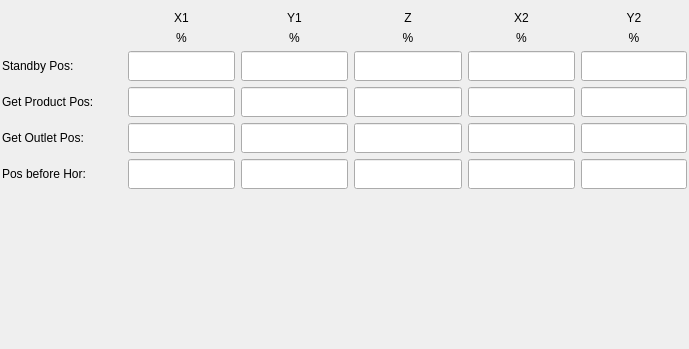
     <widget class="QWidget" name="scrollAreaWidgetContents_3">
      <property name="geometry">
       <rect>
        <x>0</x>
        <y>0</y>
        <width>689</width>
        <height>349</height>
       </rect>
      </property>
      <layout class="QVBoxLayout" name="verticalLayout_5">
       <property name="leftMargin">
        <number>2</number>
       </property>
       <property name="rightMargin">
        <number>2</number>
       </property>
       <property name="bottomMargin">
        <number>2</number>
       </property>
       <item>
        <layout class="QGridLayout" name="gridLayout_4">
         <item row="0" column="1">
          <widget class="QLabel" name="pIX1Label_4">
           <property name="sizePolicy">
            <sizepolicy hsizetype="Preferred" vsizetype="Preferred">
             <horstretch>0</horstretch>
             <verstretch>0</verstretch>
            </sizepolicy>
           </property>
           <property name="text">
            <string>X1</string>
           </property>
           <property name="alignment">
            <set>Qt::AlignCenter</set>
           </property>
          </widget>
         </item>
         <item row="0" column="2">
          <widget class="QLabel" name="pIY1Label_4">
           <property name="sizePolicy">
            <sizepolicy hsizetype="Preferred" vsizetype="Preferred">
             <horstretch>0</horstretch>
             <verstretch>0</verstretch>
            </sizepolicy>
           </property>
           <property name="text">
            <string>Y1</string>
           </property>
           <property name="alignment">
            <set>Qt::AlignCenter</set>
           </property>
          </widget>
         </item>
         <item row="0" column="3">
          <widget class="QLabel" name="label_19">
           <property name="sizePolicy">
            <sizepolicy hsizetype="Preferred" vsizetype="Preferred">
             <horstretch>0</horstretch>
             <verstretch>0</verstretch>
            </sizepolicy>
           </property>
           <property name="text">
            <string>Z</string>
           </property>
           <property name="alignment">
            <set>Qt::AlignCenter</set>
           </property>
          </widget>
         </item>
         <item row="0" column="4">
          <widget class="QLabel" name="pIX2Label_3">
           <property name="sizePolicy">
            <sizepolicy hsizetype="Preferred" vsizetype="Preferred">
             <horstretch>0</horstretch>
             <verstretch>0</verstretch>
            </sizepolicy>
           </property>
           <property name="text">
            <string>X2</string>
           </property>
           <property name="alignment">
            <set>Qt::AlignCenter</set>
           </property>
          </widget>
         </item>
         <item row="0" column="5" colspan="2">
          <widget class="QLabel" name="pIY2Label_3">
           <property name="sizePolicy">
            <sizepolicy hsizetype="Preferred" vsizetype="Preferred">
             <horstretch>0</horstretch>
             <verstretch>0</verstretch>
            </sizepolicy>
           </property>
           <property name="text">
            <string>Y2</string>
           </property>
           <property name="alignment">
            <set>Qt::AlignCenter</set>
           </property>
          </widget>
         </item>
         <item row="1" column="1">
          <widget class="QLabel" name="pIX1SpeedLabel">
           <property name="sizePolicy">
            <sizepolicy hsizetype="Preferred" vsizetype="Preferred">
             <horstretch>0</horstretch>
             <verstretch>0</verstretch>
            </sizepolicy>
           </property>
           <property name="text">
            <string>%</string>
           </property>
           <property name="alignment">
            <set>Qt::AlignCenter</set>
           </property>
          </widget>
         </item>
         <item row="1" column="3">
          <widget class="QLabel" name="pIZSpeedLabel">
           <property name="sizePolicy">
            <sizepolicy hsizetype="Preferred" vsizetype="Preferred">
             <horstretch>0</horstretch>
             <verstretch>0</verstretch>
            </sizepolicy>
           </property>
           <property name="text">
            <string>%</string>
           </property>
           <property name="alignment">
            <set>Qt::AlignCenter</set>
           </property>
          </widget>
         </item>
         <item row="1" column="4">
          <widget class="QLabel" name="pIX2SpeedLabel">
           <property name="sizePolicy">
            <sizepolicy hsizetype="Preferred" vsizetype="Preferred">
             <horstretch>0</horstretch>
             <verstretch>0</verstretch>
            </sizepolicy>
           </property>
           <property name="text">
            <string>%</string>
           </property>
           <property name="alignment">
            <set>Qt::AlignCenter</set>
           </property>
          </widget>
         </item>
         <item row="2" column="1">
          <widget class="ICLineEditWithVirtualNumericKeypad" name="stdSpeedX1">
           <property name="minimumSize">
            <size>
             <width>0</width>
             <height>30</height>
            </size>
           </property>
           <property name="maximumSize">
            <size>
             <width>16777215</width>
             <height>30</height>
            </size>
           </property>
          </widget>
         </item>
         <item row="1" column="5" colspan="2">
          <widget class="QLabel" name="pIY2SpeedLabel">
           <property name="sizePolicy">
            <sizepolicy hsizetype="Preferred" vsizetype="Preferred">
             <horstretch>0</horstretch>
             <verstretch>0</verstretch>
            </sizepolicy>
           </property>
           <property name="text">
            <string>%</string>
           </property>
           <property name="alignment">
            <set>Qt::AlignCenter</set>
           </property>
          </widget>
         </item>
         <item row="2" column="0">
          <widget class="QLabel" name="label_20">
           <property name="minimumSize">
            <size>
             <width>120</width>
             <height>0</height>
            </size>
           </property>
           <property name="maximumSize">
            <size>
             <width>120</width>
             <height>16777215</height>
            </size>
           </property>
           <property name="text">
            <string>Standby Pos:</string>
           </property>
          </widget>
         </item>
         <item row="5" column="1">
          <widget class="ICLineEditWithVirtualNumericKeypad" name="speedBHorX1">
           <property name="minimumSize">
            <size>
             <width>0</width>
             <height>30</height>
            </size>
           </property>
           <property name="maximumSize">
            <size>
             <width>16777215</width>
             <height>30</height>
            </size>
           </property>
          </widget>
         </item>
         <item row="3" column="2">
          <widget class="ICLineEditWithVirtualNumericKeypad" name="getProductSpeedY1">
           <property name="minimumSize">
            <size>
             <width>0</width>
             <height>30</height>
            </size>
           </property>
           <property name="maximumSize">
            <size>
             <width>16777215</width>
             <height>30</height>
            </size>
           </property>
          </widget>
         </item>
         <item row="4" column="2">
          <widget class="ICLineEditWithVirtualNumericKeypad" name="getOutletSpeedY1">
           <property name="minimumSize">
            <size>
             <width>0</width>
             <height>30</height>
            </size>
           </property>
           <property name="maximumSize">
            <size>
             <width>16777215</width>
             <height>30</height>
            </size>
           </property>
          </widget>
         </item>
         <item row="5" column="2">
          <widget class="ICLineEditWithVirtualNumericKeypad" name="speedBHorY1">
           <property name="minimumSize">
            <size>
             <width>0</width>
             <height>30</height>
            </size>
           </property>
           <property name="maximumSize">
            <size>
             <width>16777215</width>
             <height>30</height>
            </size>
           </property>
          </widget>
         </item>
         <item row="5" column="3">
          <widget class="ICLineEditWithVirtualNumericKeypad" name="speedBHorZ">
           <property name="minimumSize">
            <size>
             <width>0</width>
             <height>30</height>
            </size>
           </property>
           <property name="maximumSize">
            <size>
             <width>16777215</width>
             <height>30</height>
            </size>
           </property>
          </widget>
         </item>
         <item row="3" column="3">
          <widget class="ICLineEditWithVirtualNumericKeypad" name="getProductSpeedZ">
           <property name="minimumSize">
            <size>
             <width>0</width>
             <height>30</height>
            </size>
           </property>
           <property name="maximumSize">
            <size>
             <width>16777215</width>
             <height>30</height>
            </size>
           </property>
          </widget>
         </item>
         <item row="4" column="3">
          <widget class="ICLineEditWithVirtualNumericKeypad" name="getOutletSpeedZ">
           <property name="minimumSize">
            <size>
             <width>0</width>
             <height>30</height>
            </size>
           </property>
           <property name="maximumSize">
            <size>
             <width>16777215</width>
             <height>30</height>
            </size>
           </property>
          </widget>
         </item>
         <item row="4" column="4">
          <widget class="ICLineEditWithVirtualNumericKeypad" name="getOutletSpeedX2">
           <property name="minimumSize">
            <size>
             <width>0</width>
             <height>30</height>
            </size>
           </property>
           <property name="maximumSize">
            <size>
             <width>16777215</width>
             <height>30</height>
            </size>
           </property>
          </widget>
         </item>
         <item row="3" column="4">
          <widget class="ICLineEditWithVirtualNumericKeypad" name="getProductSpeedX2">
           <property name="minimumSize">
            <size>
             <width>0</width>
             <height>30</height>
            </size>
           </property>
           <property name="maximumSize">
            <size>
             <width>16777215</width>
             <height>30</height>
            </size>
           </property>
          </widget>
         </item>
         <item row="5" column="4">
          <widget class="ICLineEditWithVirtualNumericKeypad" name="speedBHorX2">
           <property name="minimumSize">
            <size>
             <width>0</width>
             <height>30</height>
            </size>
           </property>
           <property name="maximumSize">
            <size>
             <width>16777215</width>
             <height>30</height>
            </size>
           </property>
          </widget>
         </item>
         <item row="3" column="5" colspan="2">
          <widget class="ICLineEditWithVirtualNumericKeypad" name="getProductSpeedY2">
           <property name="minimumSize">
            <size>
             <width>0</width>
             <height>30</height>
            </size>
           </property>
           <property name="maximumSize">
            <size>
             <width>16777215</width>
             <height>30</height>
            </size>
           </property>
          </widget>
         </item>
         <item row="4" column="5" colspan="2">
          <widget class="ICLineEditWithVirtualNumericKeypad" name="getOutletSpeedY2">
           <property name="minimumSize">
            <size>
             <width>0</width>
             <height>30</height>
            </size>
           </property>
           <property name="maximumSize">
            <size>
             <width>16777215</width>
             <height>30</height>
            </size>
           </property>
          </widget>
         </item>
         <item row="5" column="5" colspan="2">
          <widget class="ICLineEditWithVirtualNumericKeypad" name="speedBHorY2">
           <property name="minimumSize">
            <size>
             <width>0</width>
             <height>30</height>
            </size>
           </property>
           <property name="maximumSize">
            <size>
             <width>16777215</width>
             <height>30</height>
            </size>
           </property>
          </widget>
         </item>
         <item row="2" column="2">
          <widget class="ICLineEditWithVirtualNumericKeypad" name="stdSpeedY1">
           <property name="minimumSize">
            <size>
             <width>0</width>
             <height>30</height>
            </size>
           </property>
           <property name="maximumSize">
            <size>
             <width>16777215</width>
             <height>30</height>
            </size>
           </property>
          </widget>
         </item>
         <item row="2" column="4">
          <widget class="ICLineEditWithVirtualNumericKeypad" name="stdSpeedX2">
           <property name="minimumSize">
            <size>
             <width>0</width>
             <height>30</height>
            </size>
           </property>
           <property name="maximumSize">
            <size>
             <width>16777215</width>
             <height>30</height>
            </size>
           </property>
          </widget>
         </item>
         <item row="2" column="5" colspan="2">
          <widget class="ICLineEditWithVirtualNumericKeypad" name="stdSpeedY2">
           <property name="minimumSize">
            <size>
             <width>0</width>
             <height>30</height>
            </size>
           </property>
           <property name="maximumSize">
            <size>
             <width>16777215</width>
             <height>30</height>
            </size>
           </property>
          </widget>
         </item>
         <item row="3" column="0">
          <widget class="QLabel" name="label_21">
           <property name="minimumSize">
            <size>
             <width>120</width>
             <height>0</height>
            </size>
           </property>
           <property name="maximumSize">
            <size>
             <width>120</width>
             <height>16777215</height>
            </size>
           </property>
           <property name="text">
            <string>Get Product Pos:</string>
           </property>
          </widget>
         </item>
         <item row="4" column="0">
          <widget class="QLabel" name="label_22">
           <property name="minimumSize">
            <size>
             <width>120</width>
             <height>0</height>
            </size>
           </property>
           <property name="maximumSize">
            <size>
             <width>120</width>
             <height>16777215</height>
            </size>
           </property>
           <property name="text">
            <string>Get Outlet Pos:</string>
           </property>
          </widget>
         </item>
         <item row="5" column="0">
          <widget class="QLabel" name="label_23">
           <property name="minimumSize">
            <size>
             <width>120</width>
             <height>0</height>
            </size>
           </property>
           <property name="maximumSize">
            <size>
             <width>120</width>
             <height>16777215</height>
            </size>
           </property>
           <property name="text">
            <string>Pos before Hor:</string>
           </property>
          </widget>
         </item>
         <item row="3" column="1">
          <widget class="ICLineEditWithVirtualNumericKeypad" name="getProductSpeedX1">
           <property name="minimumSize">
            <size>
             <width>0</width>
             <height>30</height>
            </size>
           </property>
           <property name="maximumSize">
            <size>
             <width>16777215</width>
             <height>30</height>
            </size>
           </property>
          </widget>
         </item>
         <item row="4" column="1">
          <widget class="ICLineEditWithVirtualNumericKeypad" name="getOutletSpeedX1">
           <property name="minimumSize">
            <size>
             <width>0</width>
             <height>30</height>
            </size>
           </property>
           <property name="maximumSize">
            <size>
             <width>16777215</width>
             <height>30</height>
            </size>
           </property>
          </widget>
         </item>
         <item row="1" column="2">
          <widget class="QLabel" name="pIY1SpeedLabel">
           <property name="sizePolicy">
            <sizepolicy hsizetype="Preferred" vsizetype="Preferred">
             <horstretch>0</horstretch>
             <verstretch>0</verstretch>
            </sizepolicy>
           </property>
           <property name="text">
            <string>%</string>
           </property>
           <property name="alignment">
            <set>Qt::AlignCenter</set>
           </property>
          </widget>
         </item>
         <item row="2" column="3">
          <widget class="ICLineEditWithVirtualNumericKeypad" name="stdSpeedZ">
           <property name="minimumSize">
            <size>
             <width>0</width>
             <height>30</height>
            </size>
           </property>
           <property name="maximumSize">
            <size>
             <width>16777215</width>
             <height>30</height>
            </size>
           </property>
          </widget>
         </item>
        </layout>
       </item>
       <item>
        <layout class="QGridLayout" name="releaseProductSpeedGroup"/>
       </item>
       <item>
        <layout class="QGridLayout" name="releaseOutletSpeedGroup"/>
       </item>
       <item>
        <layout class="QGridLayout" name="cutOutletSpeedGroup"/>
       </item>
       <item>
        <spacer name="verticalSpacer_4">
         <property name="orientation">
          <enum>Qt::Vertical</enum>
         </property>
         <property name="sizeHint" stdset="0">
          <size>
           <width>20</width>
           <height>40</height>
          </size>
         </property>
        </spacer>
       </item>
      </layout>
     </widget>
